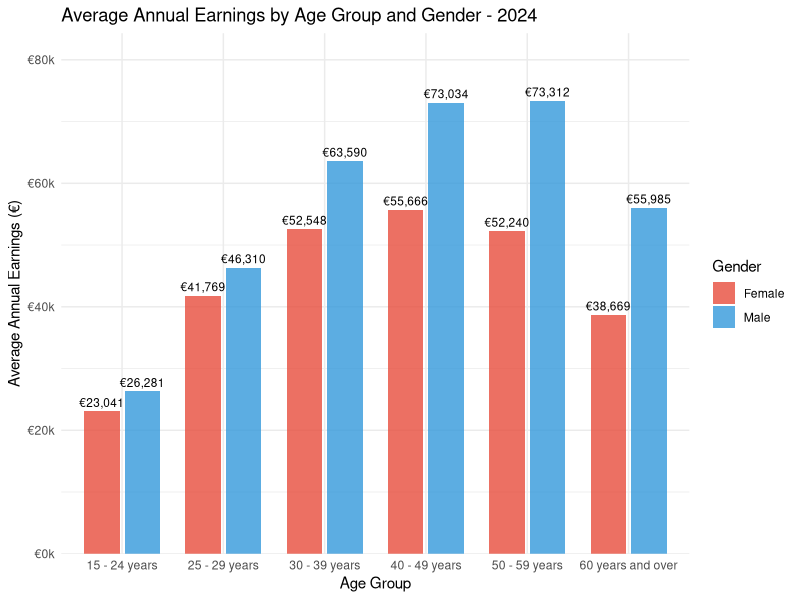
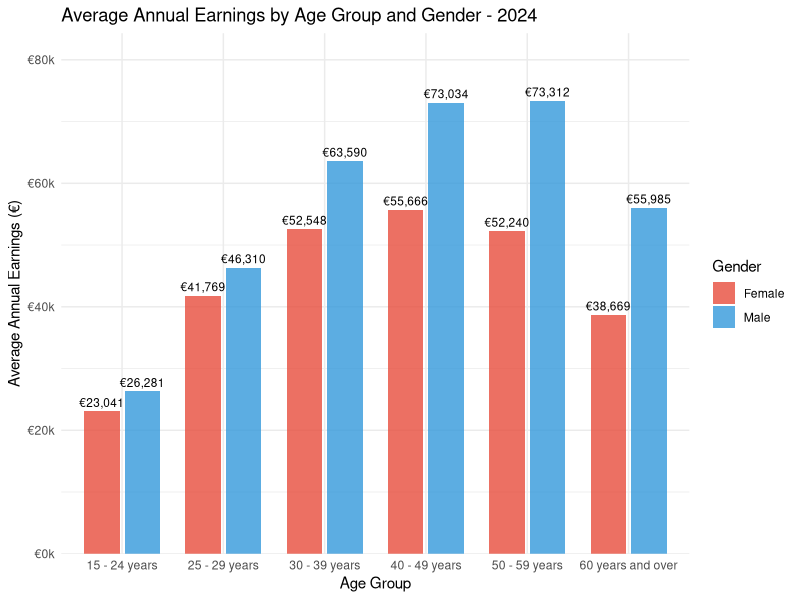
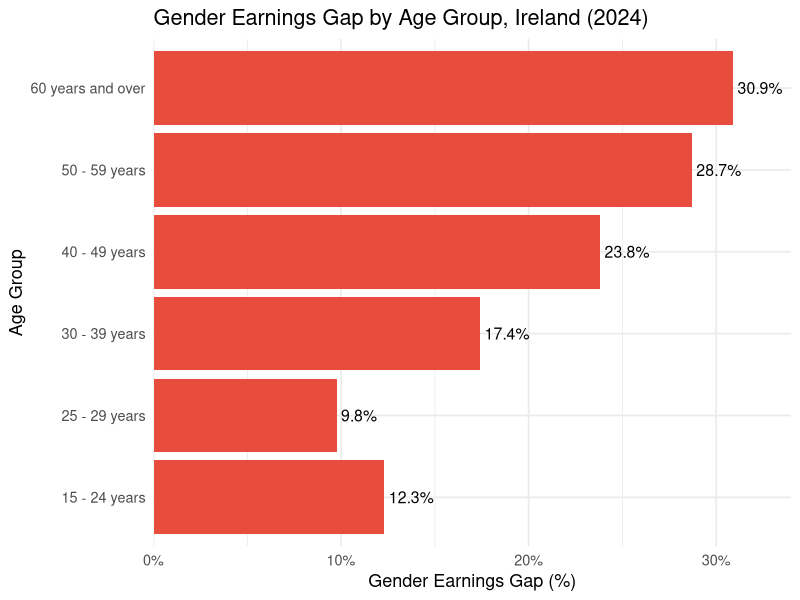
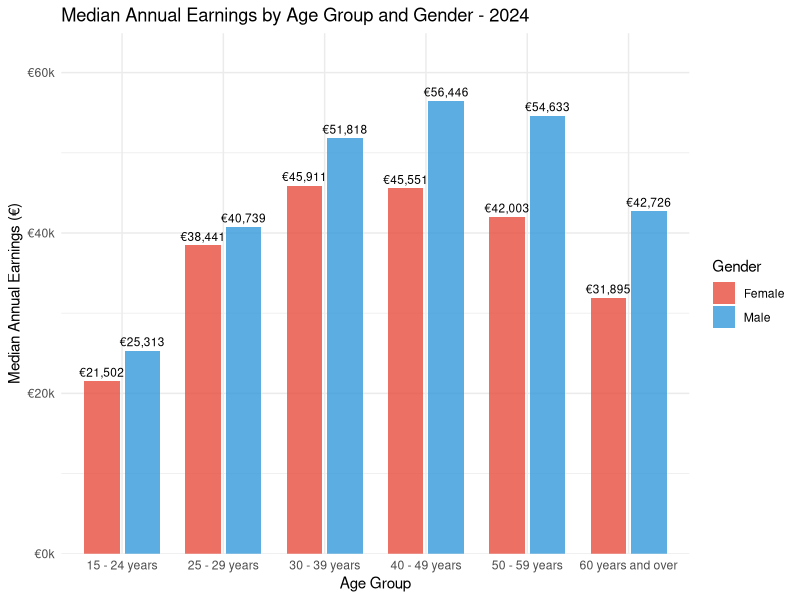
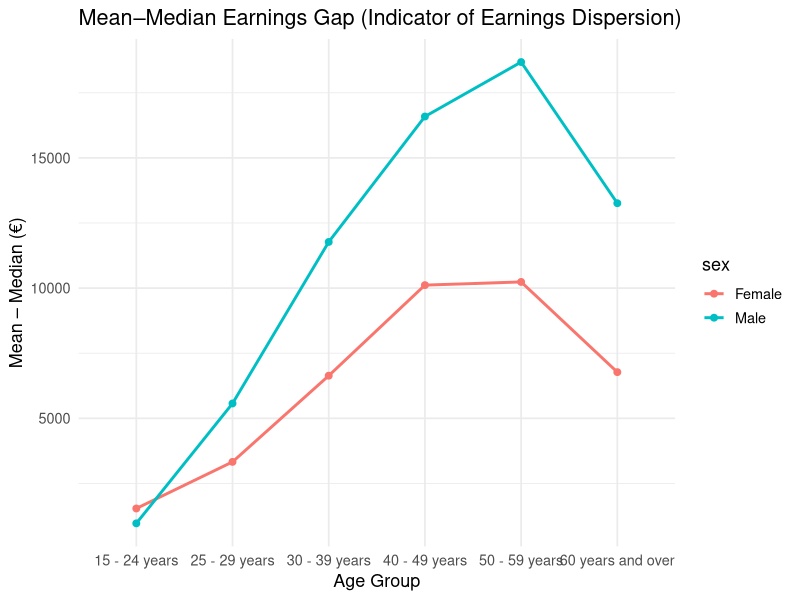
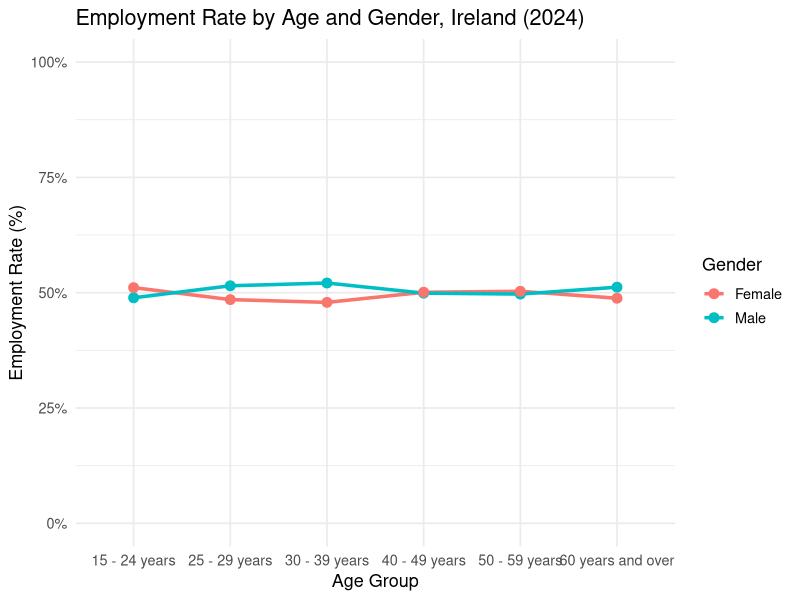

The R source for these figures, in order:
## ---- chunk 1
#| echo: false
#| warning: false
#| message: false

# ============================
# Libraries & Data
# ============================
library(tidyverse)
library(ggplot2)
library(scales)
library(dplyr)

earnings <- read_csv("DEA04.20260131T170118.csv")
earnings <- earnings %>%
  filter(age != "15 years and over")
## ---- chunk 2
#| warning: false
#| fig-width: 9.5 
df_2024 <- earnings |>
  filter(year == 2024, statistic == 'Mean Annual Earnings')

# Reorder age groups properly
df_2024$age <- factor(df_2024$age, 
                             levels = c('15 - 24 years',
                                        '25 - 29 years', 
                                        '30 - 39 years', 
                                        '40 - 49 years', 
                                        '50 - 59 years', 
                                        '60 years and over'))

# Create the grouped bar chart
p <- ggplot(df_2024, aes(x = age, y = value, fill = sex)) +
  geom_bar(stat = 'identity', position = position_dodge(width = 0.8), 
           width = 0.7, alpha = 0.8) +
  geom_text(aes(label = paste0('€', format(value, big.mark = ',', scientific = FALSE))),
            position = position_dodge(width = 0.8),
            vjust = -0.5, size = 3) +
  scale_fill_manual(values = c('Male' = '#3498db', 'Female' = '#e74c3c')) +
  scale_y_continuous(labels = label_number(prefix = '€', suffix = 'k', scale = 1e-3),
                     expand = expansion(mult = c(0, 0.15))) +
  labs(title = 'Average Annual Earnings by Age Group and Gender - 2024',
       x = 'Age Group' ,
       y = 'Average Annual Earnings (€)',
       fill = 'Gender') +
  theme_minimal() 
print(p)

## ---- chunk 3
#| warning: false
#| fig-width: 9.5 
df_2024 <- earnings |>
  filter(year == 2024, statistic == 'Mean Annual Earnings')

# Reorder age groups properly
df_2024$age <- factor(df_2024$age, 
                             levels = c('15 - 24 years', 
                                        '25 - 29 years', 
                                        '30 - 39 years', 
                                        '40 - 49 years', 
                                        '50 - 59 years', 
                                        '60 years and over'))

# Create the grouped bar chart
p <- ggplot(df_2024, aes(x = age, y = value, fill = sex)) +
  geom_bar(stat = 'identity', position = position_dodge(width = 0.8), 
           width = 0.7, alpha = 0.8) +
  geom_text(aes(label = paste0('€', format(value, big.mark = ',', scientific = FALSE))),
            position = position_dodge(width = 0.8),
            vjust = -0.5, size = 3) +
  scale_fill_manual(values = c('Male' = '#3498db', 'Female' = '#e74c3c')) +
  scale_y_continuous(labels = label_number(prefix = '€', suffix = 'k', scale = 1e-3),
                     expand = expansion(mult = c(0, 0.15))) +
  labs(title = 'Average Annual Earnings by Age Group and Gender - 2024',
       x = 'Age Group' ,
       y = 'Average Annual Earnings (€)',
       fill = 'Gender') +
  theme_minimal() 
print(p)

## ---- chunk 4
#| warning: false
#| fig-width: 9.5 
gap_df <- earnings %>%
  filter(year == 2024, statistic == "Mean Annual Earnings") %>%
  pivot_wider(
    names_from = sex,
    values_from = value
  ) %>%
  mutate(
    gap_pct = ((Male - Female) / Male) * 100,
    gap_pct = round(gap_pct, 1)
  )
latest_year <- 2024  # or your dynamic year object

ggplot(gap_df, aes(x = gap_pct, y = age)) +
  geom_col(fill = "#e74c3c") +
  geom_text(aes(label = paste0(gap_pct, "%")),
            hjust = -0.1,
            size = 4) +
  labs(
    title = paste0("Gender Earnings Gap by Age Group, Ireland (", latest_year, ")"),
    x = "Gender Earnings Gap (%)",
    y = "Age Group"
  ) +
  scale_x_continuous(
    labels = function(x) paste0(x, "%"),
    expand = expansion(mult = c(0, 0.1))
  ) +
  theme_minimal(base_size = 13)
## ---- chunk 5
#| warning: false
#| fig-width: 9.5 
df_2024 <- earnings |>
  filter(year == 2024, statistic == 'Median Annual Earnings')

# Reorder age groups properly
df_2024$age <- factor(df_2024$age, 
                             levels = c('15 - 24 years', 
                                        '25 - 29 years', 
                                        '30 - 39 years', 
                                        '40 - 49 years', 
                                        '50 - 59 years', 
                                        '60 years and over'))

# Create the grouped bar chart
p <- ggplot(df_2024, aes(x = age, y = value, fill = sex)) +
  geom_bar(stat = 'identity', position = position_dodge(width = 0.8), 
           width = 0.7, alpha = 0.8) +
  geom_text(aes(label = paste0('€', format(value, big.mark = ',', scientific = FALSE))),
            position = position_dodge(width = 0.8),
            vjust = -0.5, size = 3) +
  scale_fill_manual(values = c('Male' = '#3498db', 'Female' = '#e74c3c')) +
  scale_y_continuous(labels = label_number(prefix = '€', suffix = 'k', scale = 1e-3),
                     expand = expansion(mult = c(0, 0.15))) +
  labs(title = 'Median Annual Earnings by Age Group and Gender - 2024',
       x = 'Age Group' ,
       y = 'Median Annual Earnings (€)',
       fill = 'Gender') +
  theme_minimal() 
print(p)

## ---- chunk 6
#| warning: false
#| fig-width: 9.5 
gap_df <- earnings %>%
  filter(year == 2024,
         statistic %in% c("Mean Annual Earnings",
                          "Median Annual Earnings")) %>%
  pivot_wider(names_from = statistic,
              values_from = value) %>%
  mutate(
    mean_median_gap = `Mean Annual Earnings` -
                      `Median Annual Earnings`
  )

ggplot(gap_df,
       aes(x = age,
           y = mean_median_gap,
           colour = sex,
           group = sex)) +
  geom_line(linewidth = 1) +
  geom_point(size = 2) +
  labs(
    title = "Mean–Median Earnings Gap (Indicator of Earnings Dispersion)",
    x = "Age Group",
    y = "Mean – Median (€)"
  ) +
  theme_minimal(base_size = 13)


## ---- chunk 7
#| warning: false
#| fig-width: 9.5 
employment_df <- earnings %>%
  filter(year == 2024,
         statistic == "Percentage of Employments") %>%  
  mutate(
    sex = trimws(sex),
    age = factor(
      age,
      levels = c("15 - 24 years",
                 "25 - 29 years",
                 "30 - 39 years",
                 "40 - 49 years",
                 "50 - 59 years",
                 "60 years and over")))
ggplot(employment_df,
       aes(x = age,
           y = value,
           colour = sex,
           group = sex)) +

  geom_line(linewidth = 1.2) +
  geom_point(size = 3) +

  labs(
    title = "Employment Rate by Age and Gender, Ireland (2024)",
    x = "Age Group",
    y = "Employment Rate (%)",
    colour = "Gender"
  ) +

  scale_y_continuous(
    limits = c(0, 100),
    labels = function(x) paste0(x, "%")
  ) +

  theme_minimal(base_size = 13)
